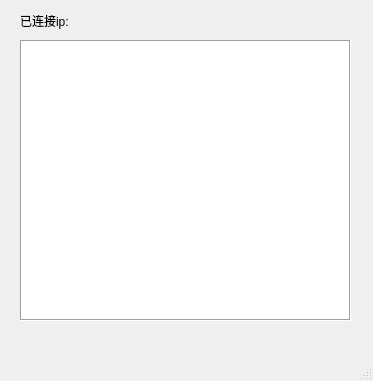
<?xml version="1.0" encoding="UTF-8"?>
<ui version="4.0">
 <class>tcpServer</class>
 <widget class="QMainWindow" name="tcpServer">
  <property name="geometry">
   <rect>
    <x>0</x>
    <y>0</y>
    <width>373</width>
    <height>381</height>
   </rect>
  </property>
  <property name="windowTitle">
   <string>tcpServer</string>
  </property>
  <widget class="QWidget" name="centralwidget">
   <widget class="QLabel" name="label">
    <property name="geometry">
     <rect>
      <x>20</x>
      <y>10</y>
      <width>101</width>
      <height>21</height>
     </rect>
    </property>
    <property name="text">
     <string>已连接ip:</string>
    </property>
   </widget>
   <widget class="QTextBrowser" name="textBrowser">
    <property name="geometry">
     <rect>
      <x>20</x>
      <y>40</y>
      <width>331</width>
      <height>281</height>
     </rect>
    </property>
    <property name="frameShape">
     <enum>QFrame::Box</enum>
    </property>
    <property name="html">
     <string>&lt;!DOCTYPE HTML PUBLIC &quot;-//W3C//DTD HTML 4.0//EN&quot; &quot;http://www.w3.org/TR/REC-html40/strict.dtd&quot;&gt;
&lt;html&gt;&lt;head&gt;&lt;meta name=&quot;qrichtext&quot; content=&quot;1&quot; /&gt;&lt;style type=&quot;text/css&quot;&gt;
p, li { white-space: pre-wrap; }
&lt;/style&gt;&lt;/head&gt;&lt;body style=&quot; font-family:'SimSun'; font-size:9pt; font-weight:400; font-style:normal;&quot;&gt;
&lt;p style=&quot;-qt-paragraph-type:empty; margin-top:0px; margin-bottom:0px; margin-left:0px; margin-right:0px; -qt-block-indent:0; text-indent:0px;&quot;&gt;&lt;br /&gt;&lt;/p&gt;&lt;/body&gt;&lt;/html&gt;</string>
    </property>
   </widget>
  </widget>
  <widget class="QMenuBar" name="menubar">
   <property name="geometry">
    <rect>
     <x>0</x>
     <y>0</y>
     <width>373</width>
     <height>23</height>
    </rect>
   </property>
  </widget>
  <widget class="QStatusBar" name="statusbar"/>
 </widget>
 <resources/>
 <connections/>
</ui>
